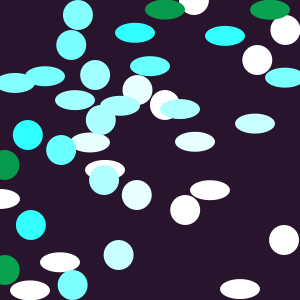
Frame 1 (no input)
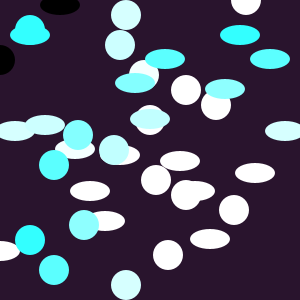
Frame 60 (the mouse pressed at the canvas centre just before this capture)
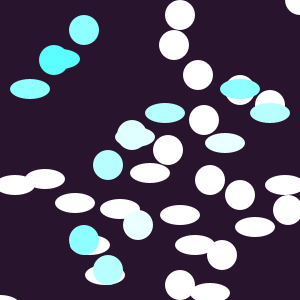
Frame 120 (the mouse held since frame 60 and released just before this capture)

The Processing sketch that drew these frames (run headless with seeded random() and noise(); from frame 60 on, the mouse is pressed at the canvas centre):

// Processing sketch: processing_39836
// ── processing_39836.pde

int num=20;
float[] y=new float[num];

void setup() {
  size(300, 300);
  noStroke();
  colorMode(RGB,width);
  for (int i=0; i<y.length; i++) {
    y[i]=random(width);
  }
}

void draw() {
  background(49,24,54);
  for (int i=0; i<y.length; i++) {
    fill(y[i]*2,y[i]*40,y[i]*20);//the color changes as it moves across screen
    ellipse(y[i], (width/y.length)*i, 30, 30);//this moves ellips across screen
    y[i]=y[i]+5;
    ellipse((width/y.length)*i,y[i],40,20);//this moves ellipse down screen
    y[i]=y[i]+1;
    if(y[i]>width) y[i]=0;
  }
}

//I am very lost with arrys, I seem to just not be getting it.
